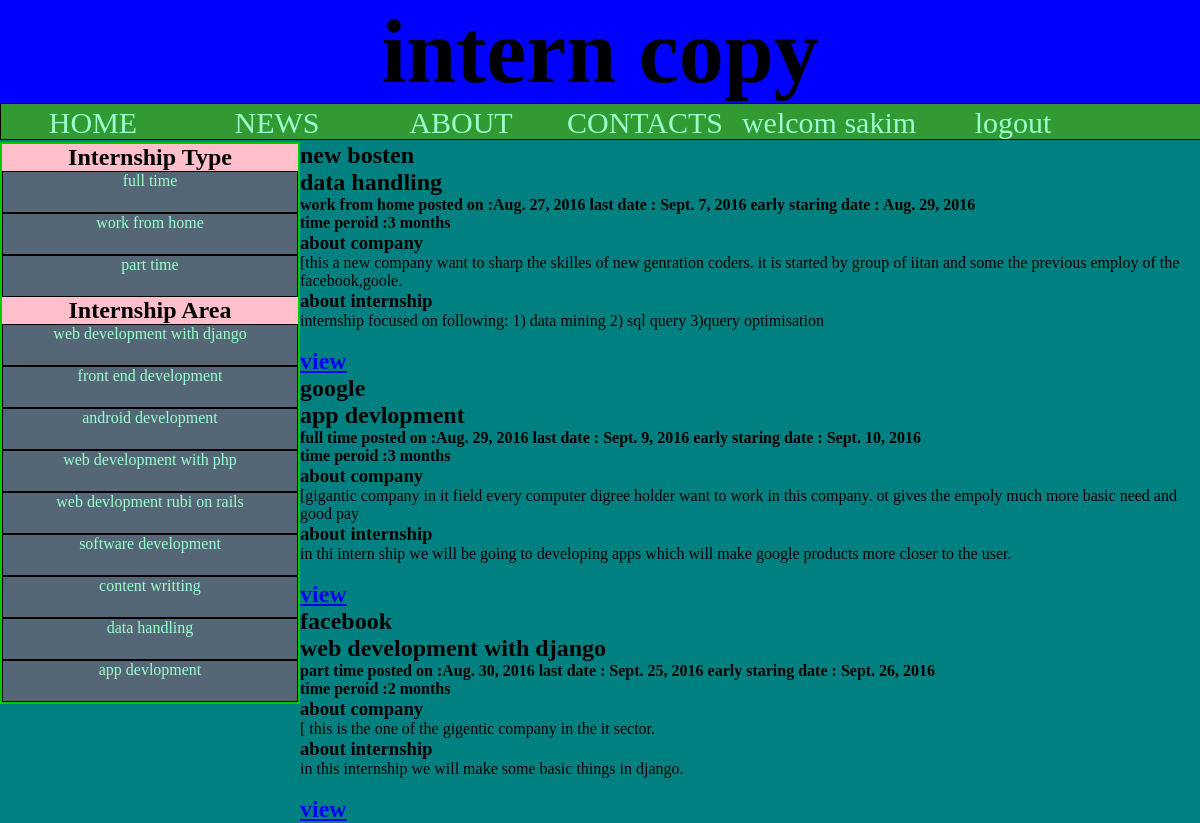
The app's page / (signed in) with its own data.
### intercpy/models.py (models this page shows, shortened)
class pi(models.Model):
	name=models.CharField(max_length=100)
	sex=models.ForeignKey(Sex)
	dob=models.DateField()
	email=models.EmailField()
	password=models.CharField(max_length=100)

class internships(models.Model):
	companyname=models.CharField(max_length=150)
	internarea=models.ForeignKey(internshipin)
	interntype=models.ForeignKey(internshiptype)
	postd=models.DateField()
	lastd=models.DateField()
	Estartd=models.DateField()
	timeperiod=models.IntegerField()
	abotcom=models.TextField()
	abotintern=models.TextField()

class internshipin(models.Model):
	internarea=models.CharField(max_length=150)
	def __unicode__(self):
		return self.internarea

class internshiptype(models.Model):
	interntype=models.CharField(max_length=100)
	def __unicode__(self):
		return self.interntype

### intercpy/views.py (the view, shortened to what this page needs)
# urls.py: url('$',views.welcome),
def welcome(request):
	data=internships.objects.all()
	type=internshiptype.objects.all()
	internin=internshipin.objects.all()
	if 'email' in request.session:
		email=request.session['email']
		d=pi.objects.get(email=email)
		name=d.name
		return render(request,'intercpy/base.html',{'email':email,'name':name,'data':data,'type':type,'internin':internin})

### intercpy/templates/intercpy/base.html (shortened to what this page needs)
<html>
<head>
	{% load staticfiles %}
  <link rel="stylesheet" type="text/css" href="{% static 'intercpy/style.css' %}" />
</head>
<body >
<div class="main_wrapper">
	<header><h1> intern copy </h1>
     </header>
	 <div class="navigation">
	 <nav><ul>
	           <li><a href="home">HOME</a></li>
			   <li><a href="news">NEWS</a></li>
			   <li><a href="about">ABOUT</a></li>
			   <li><a href="contacts">CONTACTS</a></li>
			  {%if name%}
			  <li> <a href="setting">welcom {{name}}<a/></li>
			  <li> <a href="logout">logout</a></li>
			  {%endif%}
			</ul>
	 </nav>
	 </div>
	 <section class="mainbody">
	 {%for d in data%}
	 <h1>{{d.companyname}}</h1>
	 <h2>{{d.internarea}}</h2>
	 <h4>{{d.interntype}}   <strong>posted on :</strong>{{d.postd}}    <strong>last date :</strong> {{d.lastd}}  <strong>early staring date :</strong> {{d.Estartd}}  </h4>
	 <h4>  <strong> time peroid :</strong>{{d.timeperiod}} months</h4>
	 <p><h3> about company</h3>[{{d.abotcom}}</p>
	 <p><h3> about internship</h3>{{d.abotintern}}</p>
	   <br><a href="/{{d.id}}/"><h1>view</h1></a>
	 {%endfor%}
	 </section>
	 <aside class="sidebar">
	 <h1> Internship Type</h1>
	 <ul>
	 {%for t in type%}
	 <li><a href="http://127.0.0.1:8000/type/{{t.id}}/">{{t}}</a></li>
	 {%endfor%}
	 </ul>
	 <h1> Internship Area</h1>
	 <ul>
	 {%for t in internin%}
	 <li><a href="http://127.0.0.1:8000/internin/{{t.id}}/">{{t}}</a></li>
	 {%endfor%}
	 </ul>
	 </aside>
</div>
</body>
</html>

### intercpy/static/intercpy/style.css (style rules this page uses)
* { margin:0; padding:0; }
body { margin:auto; background-color:#008080; width:1200; }
header { background-color:blue; text-align:center; color:black; font-size:45px; font-style:bold; }
.navigation { width:1200; height:35; font-size:30; background-color:#339933; border-color:black; border-style:solid; border-width:1; }
.navigation ul { list-style-type:none; display:inline; }
.navigation ul li { width:180; padding:2; text-align:center; float:left; }
.navigation ul li a { display:block; text-decoration:none; color:#9fc; }
.sidebar { padding:2px; background-color:#00cc00; width:296; float:left; }
.sidebar h1 { background-color:pink;text-align:center; }
.sidebar ul { list-style-type:none; display:vertical-align; }
.sidebar ul li a { text-decoration:none; border:1px solid black; display: block; text-align:center; background-color:#567; height:40; color:#9fc; }
.mainbody { background-color:#008080; width:900; float:right; }

### records on screen
pi: name "sakim"
internships: companyname "new bosten", internarea "data handling", interntype "work from home", postd "Aug. 27, 2016", lastd "Sept. 7, 2016", Estartd "Aug. 29, 2016", timeperiod "3", abotcom "this a new company want to sharp the skilles of new genration coders. it is started by group of iitan and some the previous employ of the facebook,goole.", abotintern "internship focused on following: 1) data mining 2) sql query 3)query optimisation"
internships: companyname "google", internarea "app devlopment", interntype "full time", postd "Aug. 29, 2016", lastd "Sept. 9, 2016", Estartd "Sept. 10, 2016", timeperiod "3", abotcom "gigantic company in it field every computer digree holder want to work in this company. ot gives the empoly much more basic need and good pay", abotintern "in thi intern ship we will be going to developing apps which will make google products more closer to the user."
internships: companyname "facebook", internarea "web development with django", interntype "part time", postd "Aug. 30, 2016", lastd "Sept. 25, 2016", Estartd "Sept. 26, 2016", timeperiod "2", abotcom "this is the one of the gigentic company in the it sector.", abotintern "in this internship we will make some basic things in django."
internshiptype: interntype "full time"
internshiptype: interntype "work from home"
internshiptype: interntype "part time"
internshipin: internarea "web development with django"
internshipin: internarea "front end development"
internshipin: internarea "android development"
internshipin: internarea "web development with php"
internshipin: internarea "web devlopment rubi on rails"
internshipin: internarea "software development"
internshipin: internarea "content writting"
internshipin: internarea "data handling"
internshipin: internarea "app devlopment"
